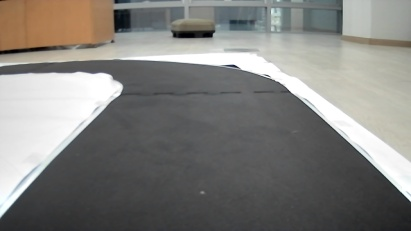
#> input picture min_cnn/CNN_Model/test_dataset_1000/resize/20240212_000001.jpg, 411 x 231 px, given in place of drive_data.mp4, which was not available
$ python dataset_gen.py
#> lines starting #> are read from the running program, lines starting #| are printed output that depends on the picture; pictures that were not available may be replaced by others from this repository, and a replacement may not be noted
import cv2
import numpy as np
import math
import os
import csv

# ==========================================
# [설정 구역]
VIDEO_PATH = "../drive_data.mp4"  # 사용할 영상 파일
SAVE_FOLDER = "dataset"
STRIDE = 1                     # 1이면 모든 프레임 저장 (데이터 최대화)
# ==========================================

def process_video():
    cap = cv2.VideoCapture(VIDEO_PATH)
    if not cap.isOpened():
        print(f"에러: {VIDEO_PATH} 파일을 찾을 수 없습니다.")
        return

    # 동영상 정보 출력 (참고용)
    fps = cap.get(cv2.CAP_PROP_FPS)
    total_frames = int(cap.get(cv2.CAP_PROP_FRAME_COUNT))
    print(f"영상 정보: FPS={fps:.2f}, 총 프레임 수={total_frames}")

    img_save_path = os.path.join(SAVE_FOLDER, "resize")
    os.makedirs(img_save_path, exist_ok=True)

    csv_path = os.path.join(SAVE_FOLDER, "labels.csv")

    # 파일 열기 ('w'모드: 기존 내용 지우고 새로 씀)
    f = open(csv_path, 'w', newline='')
    wr = csv.writer(f)
    wr.writerow(["filename", "steering"])

    print("전체 영상 처리 시작...")
    saved_count = 0
    frame_count = 0

    while True:
        ret, frame = cap.read()
#> frame is the input picture: shape (231, 411, 3); mean B, G, R 124.5, 127.9, 129
        if not ret:
            break

        # STRIDE에 맞춰 샘플링
        if frame_count % STRIDE == 0:
            # 1. 전처리 (리사이즈 -> 흑백 -> 하단 자르기 -> 차선 검출)
            frame_resize = cv2.resize(frame, (320, 180))
            gray = cv2.cvtColor(frame_resize, cv2.COLOR_BGR2GRAY)
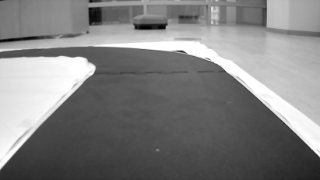
#> gray: shape (180, 320); min 0, max 255, mean 127.8
            height, width = frame_resize.shape[:2]
#> height = 180; width = 320
            roi_height = height // 10
#> roi_height = 18
            roi_y = height - roi_height
#> roi_y = 162

            line_row = gray[roi_y:roi_y + 1, :]
            _, thresholded = cv2.threshold(line_row, 100, 255, cv2.THRESH_BINARY_INV)
            nonzero_x = np.nonzero(thresholded)[1]
#> nonzero_x = 313 values from 7 to 319

            if len(nonzero_x) > 0:
                left_x = nonzero_x[0]
#> left_x = 7
                right_x = nonzero_x[-1]
#> right_x = 319
                center_x = (left_x + right_x) // 2
#> center_x = 163

                # 2. 각도 계산
                angle = math.degrees(math.atan(((320.0 - 2 * center_x) * 0.65) / 280)) * 3
#> angle = -2.39
                angle_deg = int(90 - angle)
#> angle_deg = 92
                angle_deg = max(45, min(135, angle_deg))  # 범위 제한

                # --- [저장: 원본 한 장만] ---
                fname = f"frame_{frame_count:06d}.jpg"
                cv2.imwrite(os.path.join(img_save_path, fname), frame_resize)
                wr.writerow([fname, angle_deg])
                saved_count += 1

        frame_count += 1

    cap.release()
    f.close()
    print(f"총 {saved_count}장의 데이터 생성")

if __name__ == '__main__':
    process_video()

$ run again, on min_cnn/CNN_Model/test_dataset_1000/resize/20240212_000626.jpg
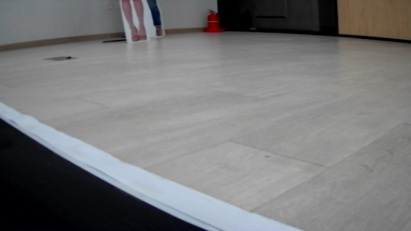
#> input picture min_cnn/CNN_Model/test_dataset_1000/resize/20240212_000626.jpg, 411 x 231 px, given in place of drive_data.mp4, which was not available
#> in process_video, frame is the input picture: shape (231, 411, 3); mean B, G, R 120.6, 119.7, 119.4
#> in process_video, `gray = cv2.cvtColor(frame_resize, cv2.COLOR_BGR2GRAY)`:
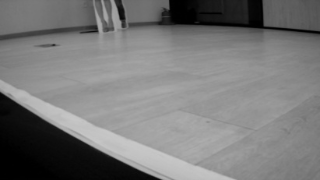
#> gray: shape (180, 320); min 0, max 200, mean 119.7
#> nonzero_x = 124 values from 0 to 123
#> left_x = 0
#> right_x = 123
#> center_x = 61
#> angle = 74.06
#> in process_video, `angle_deg = int(90 - angle)`: angle_deg = 15
#> in process_video, `angle_deg = max(45, min(135, angle_deg))`: angle_deg = 45

$ run again, on min_cnn/CNN_Model/test_dataset_1000/resize/20240212_000801.jpg
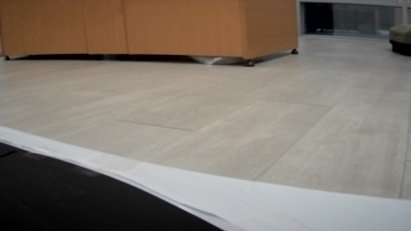
#> input picture min_cnn/CNN_Model/test_dataset_1000/resize/20240212_000801.jpg, 411 x 231 px, given in place of drive_data.mp4, which was not available
#> in process_video, frame is the input picture: shape (231, 411, 3); mean B, G, R 110.7, 120.3, 129.1
#> in process_video, `gray = cv2.cvtColor(frame_resize, cv2.COLOR_BGR2GRAY)`:
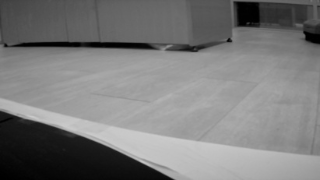
#> gray: shape (180, 320); min 0, max 203, mean 121.8
#> nonzero_x = 141 values from 0 to 140
#> left_x = 0
#> right_x = 140
#> center_x = 70
#> angle = 68.03
#> in process_video, `angle_deg = int(90 - angle)`: angle_deg = 21
#> in process_video, `angle_deg = max(45, min(135, angle_deg))`: angle_deg = 45

$ run again, on min_cnn/CNN_Model/test_dataset_1000/resize/20240212_001126.jpg
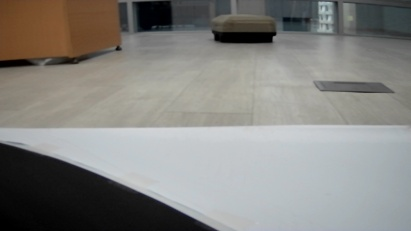
#> input picture min_cnn/CNN_Model/test_dataset_1000/resize/20240212_001126.jpg, 411 x 231 px, given in place of drive_data.mp4, which was not available
#> in process_video, frame is the input picture: shape (231, 411, 3); mean B, G, R 128.5, 132, 132.8
#> in process_video, `gray = cv2.cvtColor(frame_resize, cv2.COLOR_BGR2GRAY)`:
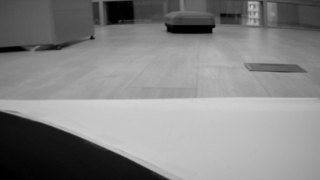
#> gray: shape (180, 320); min 0, max 210, mean 131.8
#> nonzero_x = 136 values from 0 to 135
#> left_x = 0
#> right_x = 135
#> center_x = 67
#> angle = 70.06
#> in process_video, `angle_deg = int(90 - angle)`: angle_deg = 19
#> in process_video, `angle_deg = max(45, min(135, angle_deg))`: angle_deg = 45
